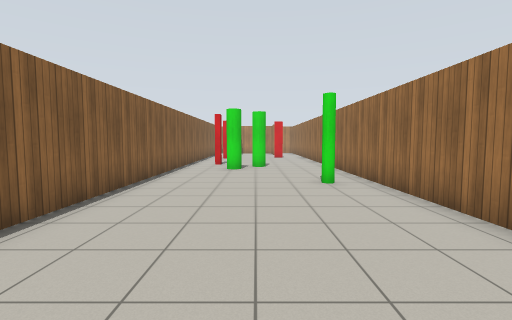
view 1 (above)

15 first-person views from a walk through a world built for the Gazebo simulator. The camera is 1.2 m above the floor, tilts 4° down and sees 85° across. Floor lines are 1 m apart. The floor is counted in squares, 1 m on a side. Each view is taken from the middle of a square. On the plan, view 1 faces up. The plan holds only what a view shows up to about 12 squares ahead; the rest is blank. Gazebo's built-in surfaces are drawn with simple patterns.

view 2
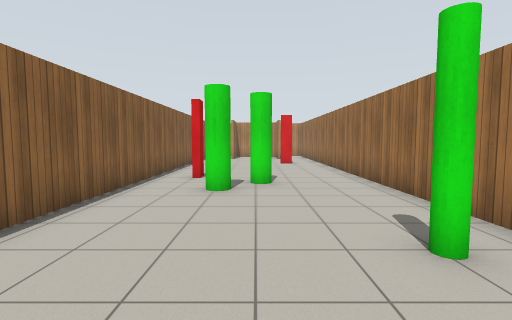

view 3
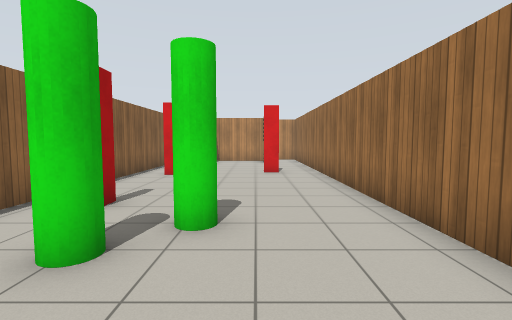

view 4
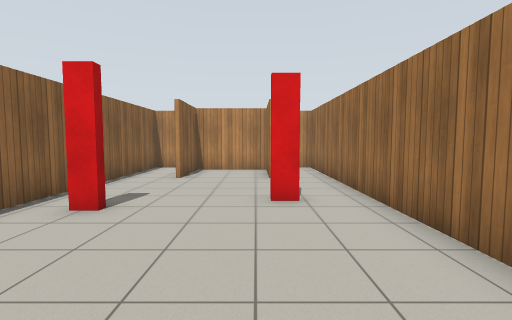

view 5
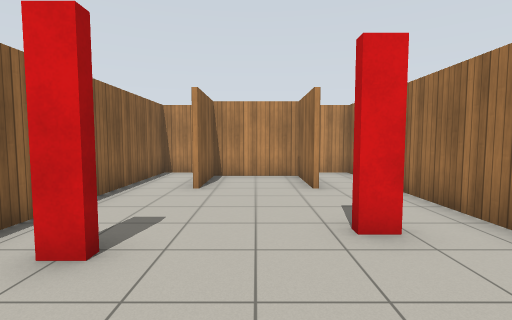

view 6
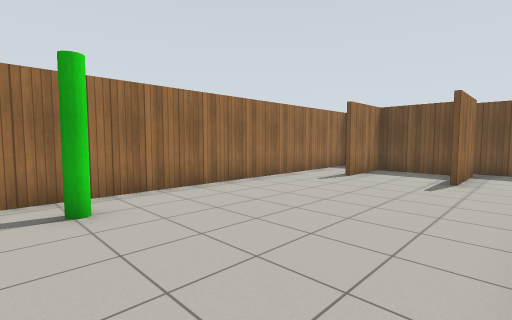

view 7
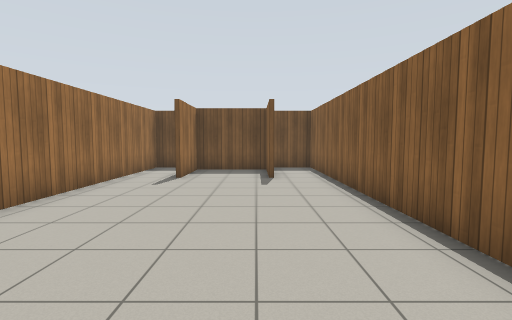

view 8
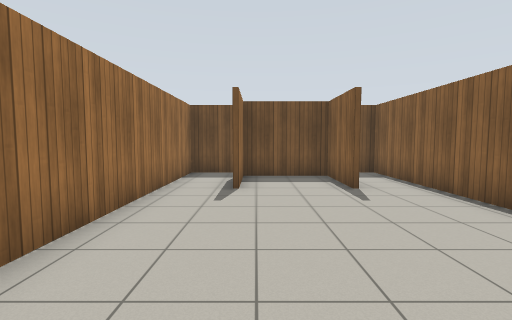

view 9
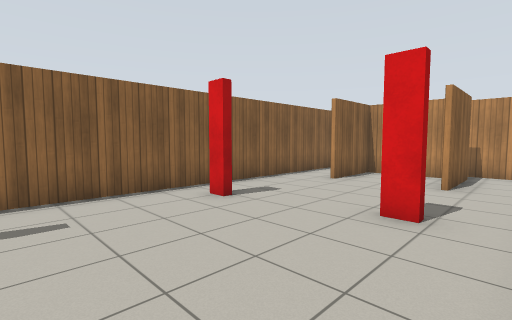

view 10
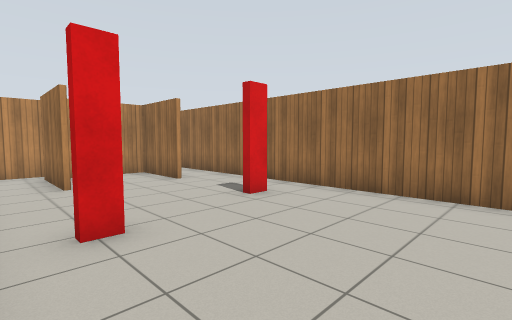

view 11
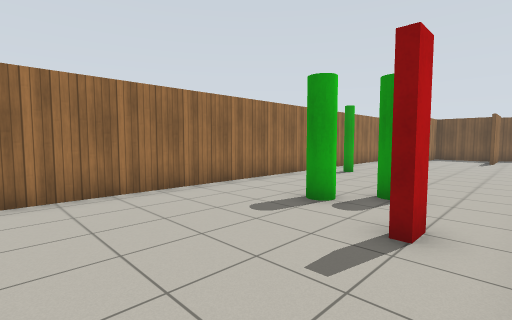

view 12
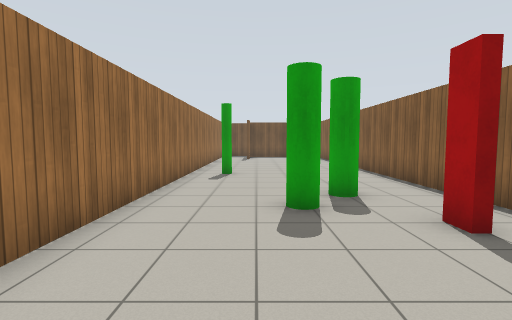

view 13
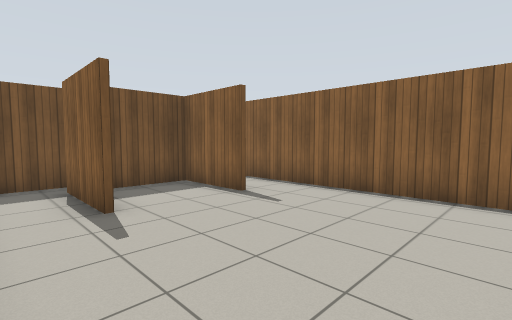

view 14
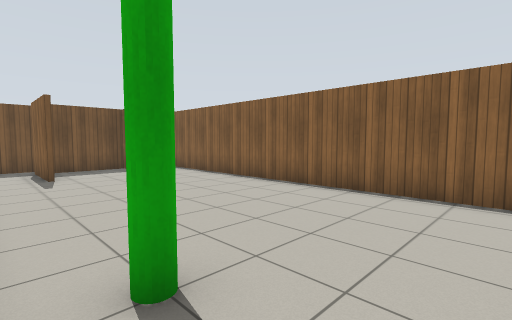

view 15
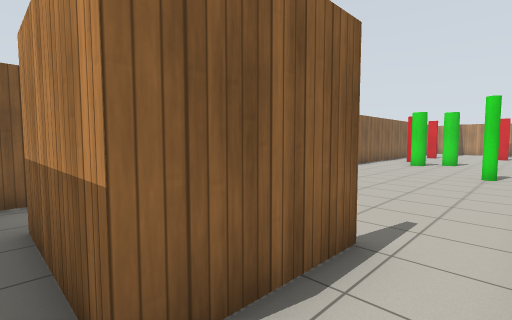

### Floor plan
Ten units are one square. View 1 is at (0, 0); x grows to the right and y downward. Boxes are objects, and circles mark ways between rooms. Rooms are numbered by the first view taken in them; rooms with no view inside come last. Other rooms are left out.
<svg viewBox="-39 -269 78 308">
<path fill="none" stroke="#000" d="M14 -229 14 -254 -14 -254 -14 -229M-16 -229 -16 -256M-14 -1 -14 24 14 24 14 -1M16 -1 16 26M16 -256 16 -229M-14 -264 -34 -264 -34 34 -14 34M-16 26 -16 -1M34 24 34 -264 14 -264M14 34 34 34 34 24M16 26 -16 26"/>
<rect x="-25" y="-145" width="10" height="10" fill="#bbb"><title>red box</title></rect>
<rect x="-25" y="-195" width="10" height="10" fill="#bbb"><title>red box</title></rect>
<rect x="-15" y="-125" width="10" height="10" fill="#bbb"><title>green pole</title></rect>
<rect x="-5" y="-135" width="10" height="10" fill="#bbb"><title>green pole</title></rect>
<rect x="15" y="-85" width="10" height="10" fill="#bbb"><title>green pole</title></rect>
<rect x="15" y="-205" width="10" height="10" fill="#bbb"><title>red box</title></rect>
<circle cx="-10" cy="30" r="3" fill="#2a7"/>
<circle cx="30" cy="30" r="3" fill="#2a7"/>
<text x="0" y="-120">1</text>
<text x="10" y="30">2</text>
</svg>
Room 1 opens to room 2.

Where each view was taken, in squares from view 1:
view 1: 0 up, 0 right, facing up
view 2: 5 up, 0 right, facing up
view 3: 9 up, 1 right, facing up
view 4: 14 up, 1 right, facing up
view 5: 16 up, 0 right, facing up
view 6: 9 up, 3 left, facing down-right
view 7: 9 up, 1 left, facing down
view 8: 7 up, 1 right, facing down
view 9: 15 up, 3 right, facing up-left
view 10: 15 up, 3 left, facing up-right
view 11: 18 up, 3 left, facing down-right
view 12: 18 up, 1 right, facing down
view 13: 5 up, 3 right, facing down-left
view 14: 10 up, 3 right, facing down-left
view 15: 3 down, 3 right, facing up-left
